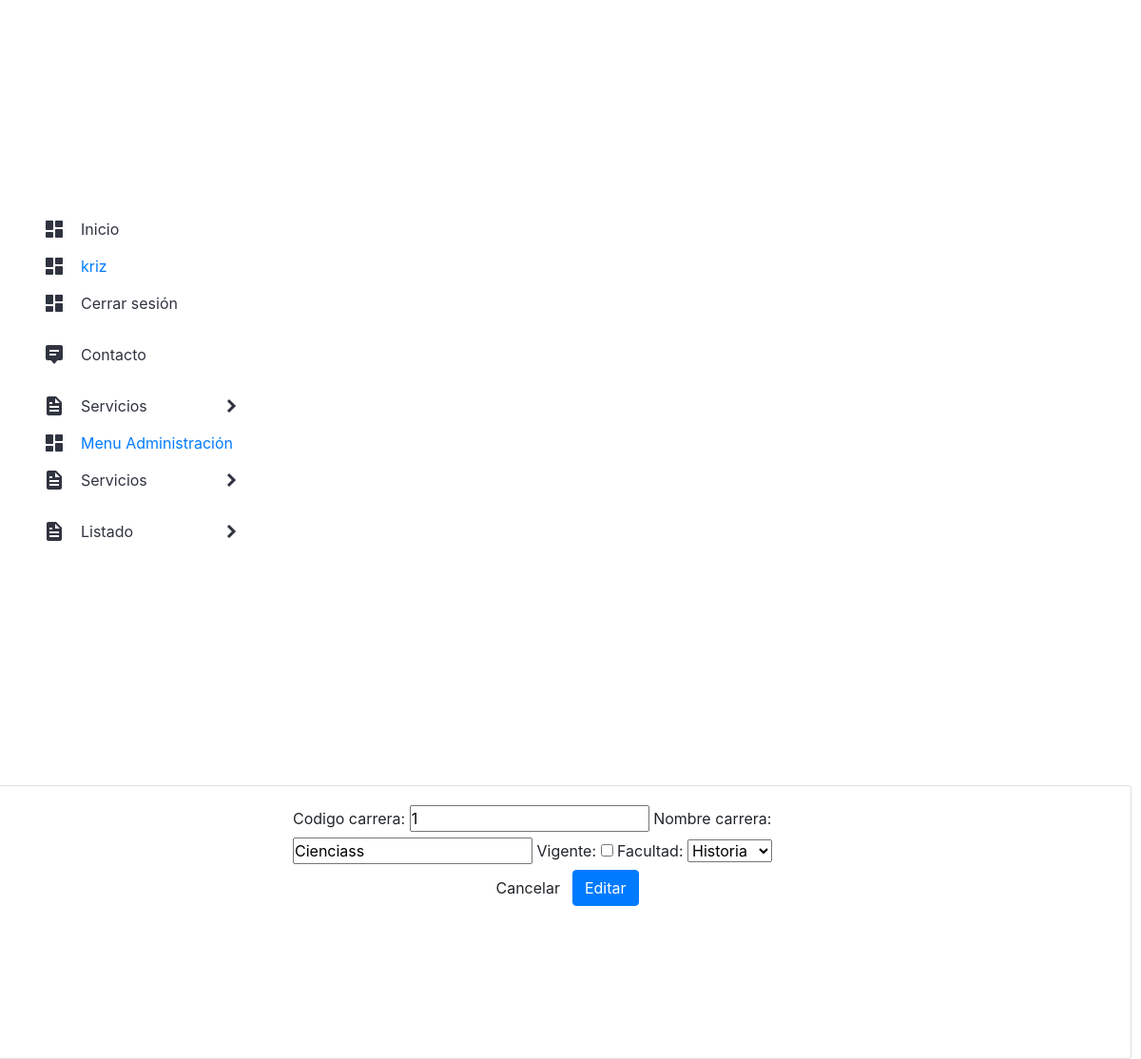
The page /modificar_carreras/2/ (signed in) on the database its author committed.
### app/models.py (models this page shows, shortened)
class Carrera (models.Model):
    codigo_carrera = models.CharField(max_length=255)
    nombre_carrera = models.CharField(max_length=255)
    vigente = models.BooleanField()
    facultad = models.ForeignKey(Facultad, on_delete = models.PROTECT)

### app/views.py (the view, shortened to what this page needs)
# urls.py: path('modificar_carreras/<id>/', modificar_carreras, name="modificar_carreras"),
@login_required
def modificar_carreras(request, id):
    carreras = get_object_or_404(Carrera, id=id)
    data={
        'form': CarreraForm(instance=carreras)
    }
    return render(request, 'app/productos/modificar_carreras.html', data)

### app/forms.py
class CarreraForm(forms.ModelForm):
    class Meta:
        model = Carrera
        fields = '__all__'

### app/models.py (called while the page is built)
    def __str__(self):
        return self.nombre_facultad

### app/templates/app/productos/modificar_carreras.html (shortened to what this page needs)
{% extends 'app/base.html' %}
{% block contenido %}
<div class="card">
    <div class="card-body">
        <div class="row">
            <div class="col-12 col-md-6 offset-md-3">
                <form action="" method="post">
                    {{form}}
                    <div class="d-flex justify-content-center">
                        <input type="reset" value="Cancelar" class="btn btn-secundary">
                        <input type="submit" value="Editar" class="btn btn-primary">
                    </div>
                </form>
            </div>
        </div>
    </div>
</div>
{% endblock %}

### app/templates/app/base.html (shortened to what this page needs)
<!DOCTYPE html>
<html lang="es">
<head>
    {% load static %}
    <link rel="stylesheet" href="{% static 'app/css/styles.css' %}">
    <link rel="stylesheet" href="https://cdn.jsdelivr.net/npm/bootstrap@4.5.3/dist/css/bootstrap.min.css">
</head>
<body>
    <nav class="nav">
        <ul class="list">
            <li class="list__item">
                <div class="list__button">
                    <img src="{% static 'app/assets/dashboard.svg' %}" class="list__img">
                    <a href="{% url 'Index' %}" class="nav__link">Inicio</a>
                </div>
            </li>
            <li class="list__item">
                <div class="list__button">
                    <img src="{% static 'app/assets/dashboard.svg' %}" class="list__img">
                    <a href="#" class="nav_link">{{ user.username }}</a>
                </div>
            </li>
            <li class="list__item">
                <div class="list__button">
                    <img src="{% static 'app/assets/dashboard.svg' %}" class="list__img">
                    <a href="{% url 'logout' %}" class="nav__link">Cerrar sesión</a>
                </div>
            </li>
            <li class="list__item">
                <div class="list__button">
                    <img src="{% static 'app/assets/message.svg' %}" class="list__img">
                    <a href="{% url 'Contacto' %}" class="nav__link">Contacto</a>
                </div>
            </li>
            {% if user.is_authenticated %}
            <li class="list__item list__item--click">
                <div class="list__button list__button--click">
                    <img src="{% static 'app/assets/docs.svg' %}" class="list__img">
                    <a href="#" class="nav__link">Servicios</a>
                    <img src="{% static 'app/assets/arrow.svg' %}" class="list__arrow">
                </div>
                </li>
            {% if user.is_staff %}
            <li class="list__item">
                <div class="list__button">
                    <img src="{% static 'app/assets/dashboard.svg' %}" class="list__img">
                    <a href="{% url 'menuadmin' %}" class="nav_link">Menu Administración</a>
                </div>
            </li>
            <li class="list__item list__item--click">
                <div class="list__button list__button--click">
                    <img src="{% static 'app/assets/docs.svg' %}" class="list__img">
                    <a href="#" class="nav__link">Servicios</a>
                    <img src="{% static 'app/assets/arrow.svg' %}" class="list__arrow">
                </div>
                </li>
                <li class="list__item list__item--click">
                    <div class="list__button list__button--click">
                        <img src="{% static 'app/assets/docs.svg' %}" class="list__img">
                        <a href="#" class="nav__link">Listado</a>
                        <img src="{% static 'app/assets/arrow.svg' %}" class="list__arrow">
                    </div>
                </li>
            {% endif %}
            {% endif%}
        </ul>
    </nav>
    {% block contenido %}
    {% endblock %}
</body>
</html>

### app/static/app/css/styles.css (style rules this page uses)
* { margin: 0; padding: 0; box-sizing: border-box; }
body { background: #EAEBEF; font-family: 'Poppins', sans-serif; background-image: url(https://espaciocubierto.com/wp-content/uploads/2020/02/Fachada-UCM-7.jpeg); background-repeat: no-repeat; background-attachment: fixed; background-size: cover; height: 20em; }
.nav { width: 300px; }
.nav__link { color: #303440; display: block; padding: 15px 0; text-decoration: none; }
.list { width: 100%; height: 100vh; display: flex; justify-content: center; flex-direction: column; border-radius: 0 16px 16px 0; background: #fff; }
.list__item { list-style: none; width: 100%; text-align: center; overflow: hidden; }
.list__item--click { cursor: pointer; }
.list__button { display: flex; align-items: center; gap: 1em; width: 70%; margin: 0 auto; }
.list__arrow { margin-left: auto; transition: transform .3s; }
.card { display: block; padding: auto; margin: 10px 0 0 -10px; width: 100%; height: 90%; }

### rows shown on the page
Carrera: codigo_carrera "1", nombre_carrera "Cienciass", facultad "Historia"

### other values the page prints
{{ user.username }} "kriz"
